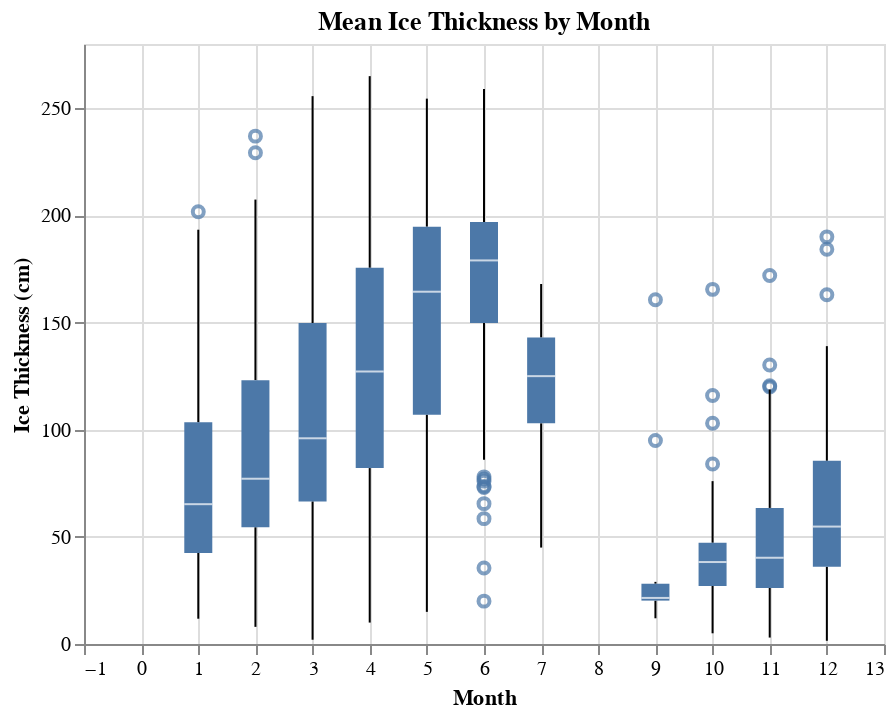

This figure's notebook cell:
### Markdown cell above
### Distribution of the monthly data

#### Boxplot of mean ice thickness
We looked at boxplots of the observations by month There are not many observations that seem out of place. The distributions vary by month quite significantly, with the highest mean thickness in June.

### Code cell
month_boxplot = alt.Chart(df, title="Mean Ice Thickness by Month").mark_boxplot().encode(
    y=alt.Y("mean_ice_thickness", title="Ice Thickness (cm)"),
    x=alt.X("month", title="Month"),
    tooltip=["mean_ice_thickness", "month", "station_name"]
)

month_boxplot

### Figure 1 — Vega-Lite specification as saved in the notebook (floating-point values rounded to 4 significant figures; data arrays with more than 128 entries replaced by an {"elided": "..."} marker saying what was removed)
{"config": {"view": {"continuousWidth": 400, "continuousHeight": 300}}, "data": {"name": "data-12923dac5be5771608ca3ed6fde1db72"}, "mark": "boxplot", "encoding": {"tooltip": [{"type": "quantitative", "field": "mean_ice_thickness"}, {"type": "quantitative", "field": "month"}, {"type": "nominal", "field": "station_name"}], "x": {"type": "quantitative", "field": "month", "title": "Month"}, "y": {"type": "quantitative", "field": "mean_ice_thickness", "title": "Ice Thickness (cm)"}}, "title": "Mean Ice Thickness by Month", "$schema": "https://vega.github.io/schema/vega-lite/v4.8.1.json", "datasets": {"data-12923dac5be5771608ca3ed6fde1db72": {"elided": "4465 records"}}}
